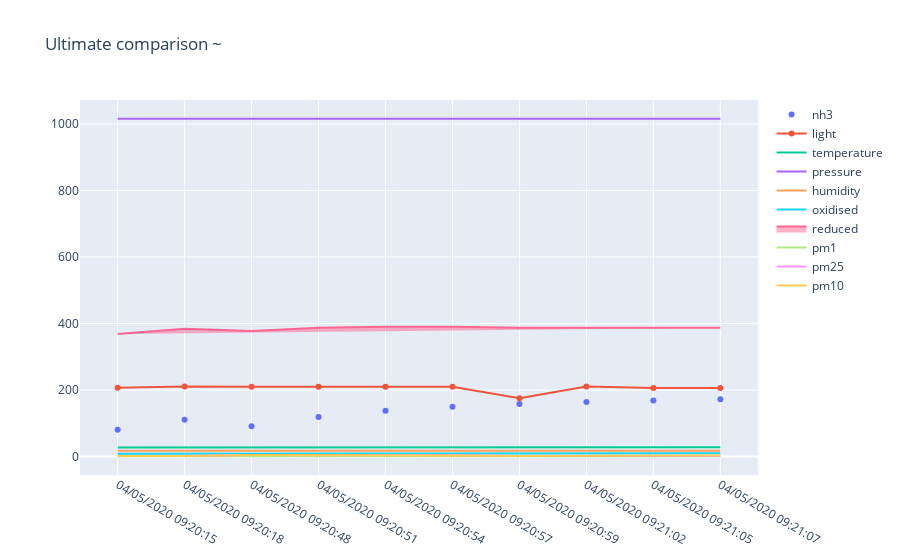

Here is the notebook cell this chart was saved with:
### Code cell
new_df = df.head(10)
x = new_df['dateTime']
y0 = df['nh3']
y1 = df['light']
y2 = df['temperature']
y3 = df['pressure']
y4 = df['humidity']
y5 = df['oxidised']
y6 = df['reduced']
y7 = df['pm1']
y8 = df['pm25']
y9 = df['pm10']

layout = go.Layout(
    title='Ultimate comparison ~'
)

fig = go.Figure(layout=layout)

# Add traces
fig.add_trace(go.Scatter(x=x, y=y0,
                    mode='markers',
                    name='nh3'))
fig.add_trace(go.Scatter(x=x, y=y1,
                    mode='lines+markers',
                    name='light'))
fig.add_trace(go.Scatter(x=x, y=y2,
                    mode='lines',
                    name='temperature'))
fig.add_trace(go.Scatter(x=x, y=y3,
                    mode='lines',
                    name='pressure'))
fig.add_trace(go.Scatter(x=x, y=y4,
                    mode='lines',
                    name='humidity'))
fig.add_trace(go.Scatter(x=x, y=y5,
                    mode='lines',
                    name='oxidised'))
fig.add_trace(go.Scatter(x=x, y=y6,
                    mode='lines',
                    name='reduced',
                    fill='toself'))
fig.add_trace(go.Scatter(x=x, y=y7,
                    mode='lines',
                    name='pm1'))
fig.add_trace(go.Scatter(x=x, y=y8,
                    mode='lines',
                    name='pm25'))
fig.add_trace(go.Scatter(x=x, y=y9,
                    mode='lines',
                    name='pm10'))
